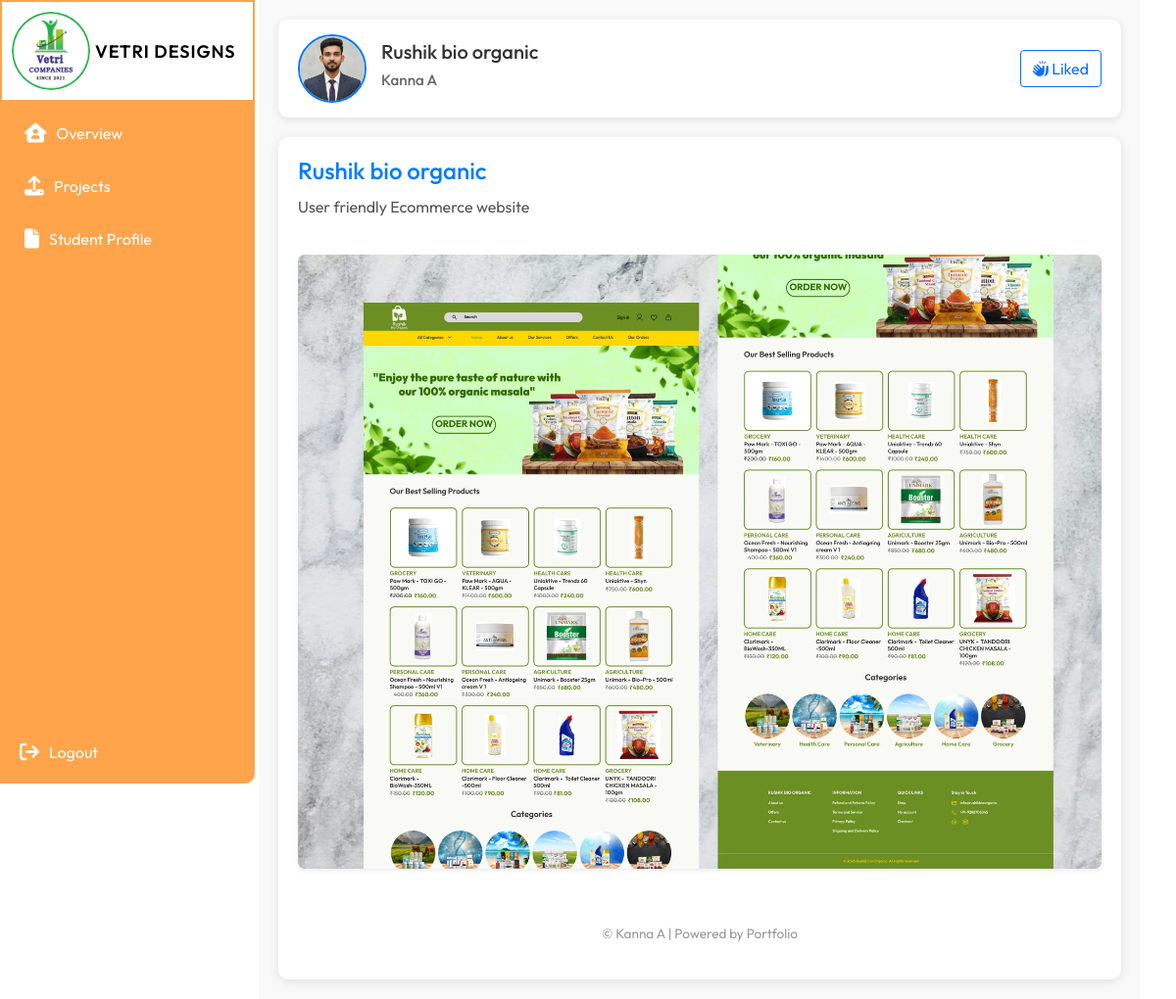
Page /project/1/ (signed in) on the committed database.
### myapp/models.py (models this page shows, shortened)
class Profile(models.Model):
    user = models.OneToOneField(User, on_delete=models.CASCADE)
    first_name = models.CharField(max_length=150, blank=True)
    last_name = models.CharField(max_length=150, blank=True)
    course = models.CharField(max_length=100, blank=True)
    mobile = models.CharField(max_length=15, blank=True)
    location = models.CharField(max_length=100, blank=True)
    address = models.TextField(blank=True)
    profile_image = models.ImageField(upload_to="profiles/", default="profiles/default.jpg")
    appreciation_count = models.PositiveIntegerField(default=0)

class Project(models.Model):
    VISIBILITY_CHOICES = [
        ("Public", "Public"),
        ("Private", "Private"),
    ]
    LICENSE_CHOICES = [
        ("All Rights Reserved", "All Rights Reserved"),
        ("Creative Commons", "Creative Commons"),
        ("MIT", "MIT"),
    ]
    user = models.ForeignKey(User, on_delete=models.CASCADE)
    title = models.CharField(max_length=200)
    category = models.CharField(max_length=100)
    description = models.TextField(blank=True)
    tags = models.CharField(max_length=255, blank=True)  # comma-separated
    visibility = models.CharField(max_length=20, choices=VISIBILITY_CHOICES, default="Public")
    license = models.CharField(max_length=50, choices=LICENSE_CHOICES, default="All Rights Reserved")
    allow_downloads = models.BooleanField(default=False)
    created_at = models.DateTimeField(auto_now_add=True)
    views = models.PositiveIntegerField(default=0)

class ProjectImage(models.Model):
    project = models.ForeignKey(Project, on_delete=models.CASCADE, related_name="images")
    image = models.ImageField(upload_to="projects/")

### myapp/views.py (the view, shortened to what this page needs)
# urls.py: path('project/<int:pk>/', views.project_detail, name='project_detail'),
@login_required
def project_detail(request, pk):
    project = get_object_or_404(Project.objects.prefetch_related('images'), pk=pk)
    student = project.user.profile
    project.views = project.views + 1
    project.save(update_fields=['views'])
    return render(
        request,
        "myapp/project_detail.html",
        {
            "project": project,
            "student": student,
            "is_liked": project.likes.filter(user=request.user).exists(),
            "like_count": project.likes.count(),
        }
    )

### myapp/models.py (called while the page is built)
@receiver(post_save, sender=Project)
def notify_admin_on_project_upload(sender, instance, created, **kwargs):
    if created:
        admin_user = User.objects.filter(is_superuser=True).first()
        if admin_user:
            Message.objects.create(
                project=instance,
                sender=instance.user,       # Student is sender
                recipient=admin_user,       # Admin is recipient
                content=f"{instance.user.username} uploaded project '{instance.title}'."
            )

### myapp/templates/myapp/project_detail.html (shortened to what this page needs)
{% extends 'myapp/layouts/base.html' %}
{% load static %}
{% block content %}
<div class="main-content">
    <div class="header-bar">
        <div class="profile-info">
            <img src="{{ student.profile_image.url }}" alt="Profile">
            <div class="profile-details">
                <h4>{{ project.title }}</h4>
                <h6>{{ student.first_name }} {{ student.last_name }}</h6>
            </div>
        </div>
<div class="btns d-flex align-items-center gap-3">
  <button id="like-btn" class="btn btn-outline-primary">
    <i class="fa-solid fa-hands-clapping"></i>
    <span id="like-text">{% if is_liked %}Liked{% else %}Like{% endif %}</span>
  </button>
</div>
    </div>
    <div class="project-preview">
        <div class="project-content">
            <h4>{{ project.title }}</h4>
            <p>{{ project.description }}</p>
        </div>
<div class="project-images">
  {% if project.images.all %}
    {% for img in project.images.all %}
      <div class="mb-3">
        <img src="{{ img.image.url }}" alt="{{ project.title }}"
             class="img-fluid rounded shadow-sm w-100"
             style="object-fit: cover;">
      </div>
    {% endfor %}
  {% else %}
    <img src="{% static 'img/placeholder.png' %}"
         alt="No image available"
         class="img-fluid rounded shadow-sm w-100"
         style="object-fit: cover;">
  {% endif %}
</div>
        <footer>
            <p>© {{ student.first_name }} {{ student.last_name }} | Powered by Portfolio</p>
        </footer>
    </div>
</div>
{% endblock content %}

### myapp/static/css/base.css (style rules this page uses)
* { margin: 0; padding: 0; box-sizing: border-box; }
body { font-family: "Outfit", sans-serif; display: flex; min-height: 100vh; }

### myapp/templates/myapp/project_detail.html (style rules this page uses)
.main-content { width: 75%; margin-left: 22%; padding: 20px; background-color: #f9f9f9; min-height: 100vh; }
.header-bar { display: flex; justify-content: space-between; align-items: center; background-color: #fff; padding: 15px 20px; border-radius: 10px; box-shadow: 0 2px 8px rgba(0,0,0,0.1); margin-bottom: 20px; }
.profile-info { display: flex; align-items: center; gap: 15px; }
.profile-info img { width: 70px; height: 70px; object-fit: cover; border-radius: 50%; border: 2px solid #007bff; }
.profile-details h4 { font-size: 1.25rem; color: #333; }
.profile-details h6 { font-size: 0.95rem; color: #666; }
.project-preview { background-color: #fff; padding: 20px; border-radius: 10px; box-shadow: 0 2px 12px rgba(0,0,0,0.1); display: flex; flex-direction: column; gap: 20px; }
.project-content h4 { font-size: 1.5rem; color: #007bff; margin-bottom: 10px; }
.project-content p { font-size: 1rem; color: #555; line-height: 1.6; }
.project-preview img { width: 100%; height: auto; object-fit: cover; border-radius: 10px; }
footer { text-align: center; font-size: 0.85rem; color: #999; margin-top: 20px; }

### rows in the picture
Profile: profile_image (picture), first_name "Kanna", last_name "A"
Project: title "Rushik bio organic", description "User friendly Ecommerce website"
ProjectImage: image (picture)
